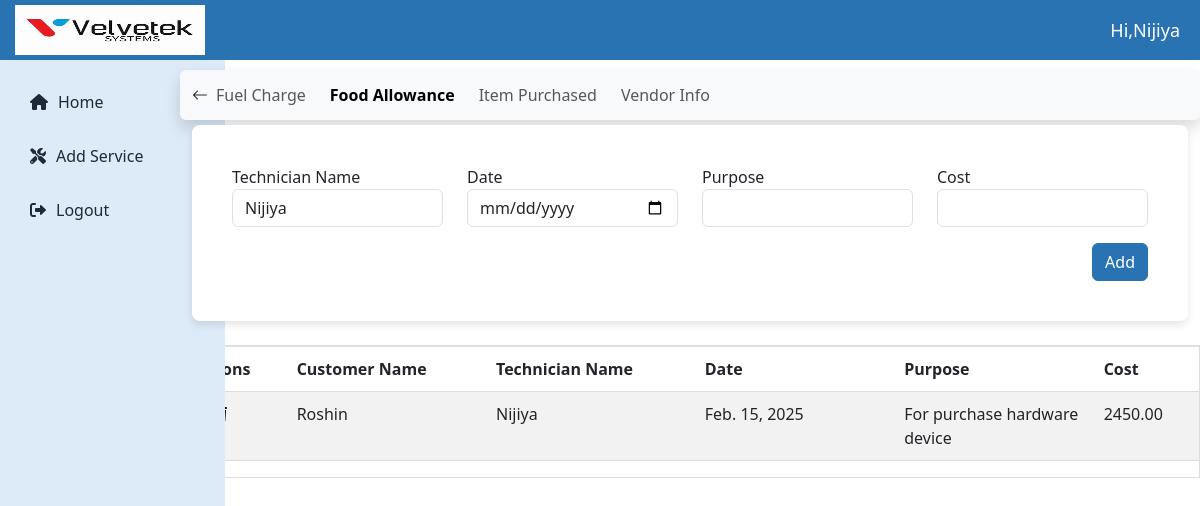
The page /technician/foodallowance/25/ (signed in) on the database its author committed.
### loginapp/models.py (models this page shows, shortened)
class CustomUser(AbstractUser):
    ROLE_CHOICES = (
        ('admin', 'Admin'),
        ('technician', 'Technician'),
        ('user', 'User'),
    )
    role = models.CharField(max_length=20, choices=ROLE_CHOICES, default='user')

### technicianapp/models.py (models this page shows)
class FoodAllowance(models.Model):
    technician_name = models.CharField(max_length=100)
    date = models.DateField()
    purpose = models.TextField()
    cost = models.DecimalField(max_digits=10, decimal_places=2)
    apply = models.ForeignKey(Apply, on_delete=models.CASCADE,related_name='food_allowances',blank=True,null=True)
    customer_name = models.CharField(max_length=225)
    issue = models.TextField()

### technicianapp/views.py (the view, shortened to what this page needs)
# urls.py: path('foodallowance/<int:apply_id>/',views.foodallowance,name='food_allowance'),
def foodallowance(request, apply_id):
    try:
        apply_instance = Apply.objects.get(id=apply_id)
    except Apply.DoesNotExist:
        messages.error(request, "Apply instance not found.")
        return redirect('apply_list')
    food_allowances = FoodAllowance.objects.filter(apply=apply_instance)
    context = {
        'apply': apply_instance,
        'food_allowances': food_allowances,
        'technician_name': request.user.get_full_name() or request.user.username,
    }
    return render(request, 'food_allowance.html', context)

### templates/food_allowance.html (shortened to what this page needs)
{% extends 'technician_dashboard.html' %}
{% block content %}
<div class="mt-0">
    <nav class="navbar navbar-expand-lg bg-light shadow rounded custom-navbar" style="max-width: 85%; margin-top: 5px; margin-left: auto;">
    <div class="container-fluid">
        <a class="nav-link d-none d-lg-block" href="{% url 'technician_dashboard' %}">
            <i class="bi bi-arrow-left"></i>
        </a>
        <div class="collapse navbar-collapse" id="vendorNav">
            <ul class="navbar-nav d-flex flex-wrap gap-2">
                <li class="nav-item">
                    <a class="nav-link {% if request.resolver_match.url_name == 'fuelcharge' %}fw-bold active{% endif %}" href="{% url 'fuelcharge' apply.id %}" data-title="Fuel Charge">Fuel Charge</a>
                </li>
                <li class="nav-item">
                    <a class="nav-link {% if request.resolver_match.url_name == 'food_allowance' %}fw-bold active{% endif %}" href="{% url 'food_allowance' apply.id %}" data-title="Food Allowance">Food Allowance</a>
                </li>
                <li class="nav-item">
                    <a class="nav-link {% if request.resolver_match.url_name == 'item_purchased' %}fw-bold active{% endif %}" href="{% url 'item_purchased' apply.id %}" data-title="Item Purchased">Item Purchased</a>
                </li>
                <li class="nav-item">
                    <a class="nav-link {% if request.resolver_match.url_name == 'vendor_info' %}fw-bold active{% endif %}" href="{% url 'vendor_info' apply.id %}" data-title="Vendor Info">Vendor Info</a>
                </li>
            </ul>
        </div>
    </div>
</nav>
  <div class="container" style="max-width: 85%; margin-top: 5px; margin-right: unset;">
    <div class="card p-4">
        <div class="card-body">
            <form action="{% url 'food_allowance' apply.id %}" method="post">
                <div class="row">
                    <div class="col-md-3">
                        <label for="technician_name">Technician Name</label>
                        <input type="text" class="form-control" id="technician_name" name="technician_name" value="{{ technician_name }}" required />
                    </div>
                    <div class="col-md-3">
                        <label for="date">Date</label>
                        <input type="date" class="form-control" name="date" id="date" />
                    </div>
                    <div class="col-md-3">
                        <label for="purpose">Purpose</label>
                        <input type="text" class="form-control" id="purpose" name="purpose" />
                    </div>
                    <div class="col-md-3">
                        <label for="cost">Cost</label>
                        <input type="number" class="form-control" id="cost" name="cost" />
                    </div>
                </div>
                <div class="d-flex justify-content-end mt-3">
                    <button class="btn btn-primary" type="submit">Add</button>
                </div>
            </form>
        </div>
    </div>
</div>
  </div>
                    <div class="table-responsive mt-4 " style="max-width: 85%; margin-top: 5px; margin-left: auto;">
                      {% if food_allowances %}
                        <table id="basic-datatables" class="table table-striped table-bordered">
                            <thead>
                                <tr>
                                    <th scope="col">Actions</th>
                                    <th scope="col">Customer Name</th>
                                    <th scope="col">Technician Name</th>
                                    <th scope="col">Date</th>
                                    <th scope="col">Purpose</th>
                                    <th scope="col">Cost</th>
                                </tr>
                            </thead>
                            <tbody>
                                {% for d in food_allowances %}
                                <tr>
                                    <td>
                                        <div style="display: flex; align-items: center;">
                                            <a href="{% url 'update_food_allowance' d.id %}" class="edit-foodallowance-btn" data-bs-toggle="modal" data-bs-target="#updateFoodAllowanceModal{{ d.id }}">
                                            </a>
                                            <form action="{% url 'update_food_allowance' d.id %}" method="post" style="display: inline;">
                                                <button type="button" class="icon-link delete-icon" title="Delete" data-bs-toggle="modal" data-bs-target="#deleteFoodAllowanceModal{{ d.id }}">
                                                </button>
                                            </form>
                                        </div>
                                    </td>
                                    <td>{{ d.customer_name }}</td>
                                    <td>{{ d.technician_name }}</td>
                                    <td>{{ d.date }}</td>
                                    <td>{{ d.purpose }}</td>
                                    <td>{{ d.cost }}</td>
                                    </tr>
                                {% endfor %}
                            </tbody>
                        </table>
                        {% else %}
<div class="alert alert-warning text-center ">
    No food allowance available. Please add data.
</div>
{% endif %}
                    </div>
{% endblock %}

### templates/technician_dashboard.html (shortened to what this page needs)
<!DOCTYPE html>
{% load static %}
<html lang="en">
<head>
  <link href="https://cdn.jsdelivr.net/npm/bootstrap-icons/font/bootstrap-icons.css" rel="stylesheet">
  <link href="https://cdn.jsdelivr.net/npm/bootstrap@5.3.0/dist/css/bootstrap.min.css" rel="stylesheet">
  <link href="https://cdn.jsdelivr.net/npm/lightbox2@2.11.3/dist/css/lightbox.min.css" rel="stylesheet">
  <link href="https://cdnjs.cloudflare.com/ajax/libs/font-awesome/6.0.0/css/all.min.css" rel="stylesheet">
  <link rel="stylesheet" href="{% static 'assets/css/admin_dashboard.css' %}">
</head>
<body>
  <div class="topbar">
    <div class="d-flex align-items-center">
      <a href="{% url 'admin_dashboard' %}" class="logo">
        <img src="{% static 'assets/img/velvetek.jpg' %}" alt="navbar brand" />
      </a>
    </div>
    <span class="admin-text">Hi,{{user.username}}</span>
  </div>
  <div class="sidebar">
    <a href="{% url 'technician_dashboard' %}"><i class="fas fa-home"></i> <span>Home</span></a>
    <a href="#" onclick="openModal()" ><i class="fas fa-tools" ></i><span>Add Service</span</a>
    <a href="{% url 'logout' %}"><i class="fas fa-sign-out-alt"></i> <span>Logout</span></a>
  </div>
  {% block content %}{% endblock %}

### static/assets/css/admin_dashboard.css (style rules this page uses)
:root { --primary-color: #2973B2; --secondary-color: #F3F4F6; --accent-color: #441172; --text-color: #1F2937; --white: #ffffff; --sidebar-color: #DDEAF7; }
.topbar { background-color: var(--primary-color); height: 60px; display: flex; justify-content: space-between; align-items: center; padding: 0 20px; padding-left: 15px; color: var(--white); margin-bottom: 10px; }
.topbar .logo img { height: 50px; width: 200px; padding-right: 10px; }
.topbar .admin-text { font-size: 18px; font-weight: 500; }
.sidebar { height: calc(100vh - 50px); width: 225px; background-color: var(--sidebar-color); color: var(--text-color); position: absolute; top: 60px; left: 0; padding: 20px 15px; display: flex; flex-direction: column; justify-content: flex-start; transition: left 0.3s ease; }
.sidebar a { text-decoration: none; color: var(--text-color); display: flex; align-items: center; padding: 10px 15px; margin-bottom: 10px; border-radius: 4px; transition: background-color 0.3s ease; }
.sidebar a i { margin-right: 10px; }
.card { border: none; border-radius: 8px; box-shadow: 0 4px 8px rgba(0, 0, 0, 0.1); transition: transform 0.2s ease, box-shadow 0.2s ease; }
.navbar { display: flex; position: relative; align-items: center; justify-content: space-between; background-color: var(--white); padding-top: 5px; padding-bottom: 5px; border-radius: 8px; box-shadow: 0 2px 4px rgba(0, 0, 0, 0.1); }
.btn-primary { background-color: var(--primary-color) !important; border-color: var(--primary-color) !important; color: #fff !important; }
.table-responsive { overflow-x: auto; overflow-y: auto; border: 1px solid #ddd; max-height: 485px; height: auto; transition: height 0.3s ease; }
.table { width: 100%; word-wrap: break-word; white-space: normal; table-layout: auto; border-collapse: collapse; }
.table th:nth-child(2), .table td:nth-child(2) { min-width: 100px !important; max-width: 150px !important; }
.table th:nth-child(4), .table td:nth-child(4) { min-width: 150px !important; max-width: 200px !important; }
.table th:nth-child(5), .table td:nth-child(5) { min-width: 150px !important; max-width: 150px !important; }
.table th, .table td { padding: 10px !important; text-align: left !important; border-bottom: 1px solid #ddd !important; border-right: none !important; border-left: none !important; }
.icon-link { color: 2973B2; text-decoration: none; }
.delete-icon { background: none; border: none; cursor: pointer; }

### templates/food_allowance.html (style rules this page uses)
.custom-navbar { width:1288px; margin-left: auto; margin-right: 0; }

### rows shown on the page
CustomUser: username "Nijiya", technician_name "Nijiya"
FoodAllowance: customer_name "Roshin", technician_name "Nijiya", date "Feb. 15, 2025", purpose "For purchase hardware device", cost "2450.00"
